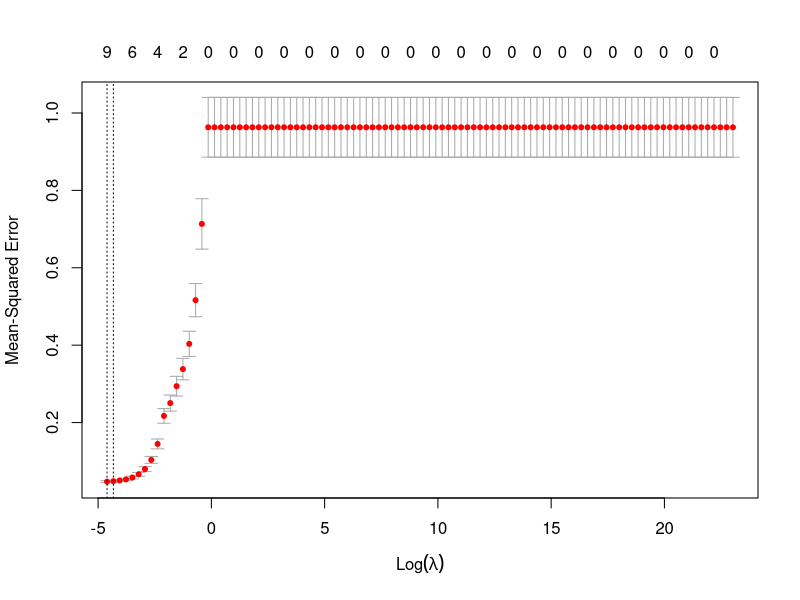

R code for this plot: (Note: this script raises an error after producing the figure.)
library(glmnet)
library(methods)


scaledCredit = as.matrix(read.csv("data/scaled-credit.csv"))[,-1]
trainSet = as.matrix(read.csv("data/train-set.csv"))[,-1]
testSet = as.matrix(read.csv("data/test-set.csv"))[,-1]
trainx = as.matrix(trainSet[,3:13])
trainy = as.matrix(trainSet[,14])
testx <- as.matrix(testSet[,3:13])
testy <- as.matrix(testSet[,14])

#Run train set using ten-fold cross-validation
grid = 10^seq(10, -2, length = 100)
set.seed(12345)
lassoCV = cv.glmnet(trainx, trainy, alpha = 1, intercept = F, 
                    standardize = F,lambda = grid)

#Select the best model
LassoBest = lassoCV$lambda.min

#plot
png("images/lassoCV.png")
plot(lassoCV)
dev.off()

#MSE 
lasso = predict(lassoCV, testx, s = LassoBest)
lassoMSE <- mean((lasso-testy)^2)

# refit the model on the full data
fullx = as.matrix(scaledCredit[,2:12])
fully = as.matrix(scaledCredit[,13])
LassoFit <- glmnet(fullx, fully, lambda = LassoBest, intercept = FALSE, 
                  standardize = FALSE, alpha = 1)
LassoFitcoef <- coef(LassoFit, s = LassoBest)

#Save Ridge model in binary data
save(lassoCV, LassoBest, lassoMSE, LassoFitcoef, file = "data/lasso.RData")


# Sinking output to txt file
sink('./data/lasso-output.txt')
cat('Lasso best model\n')
print(LassoBest)
cat('Lasso MSE\n')
print(lassoMSE)
cat('Lasso regression coefficients\n')
print(LassoFitcoef)
sink()

